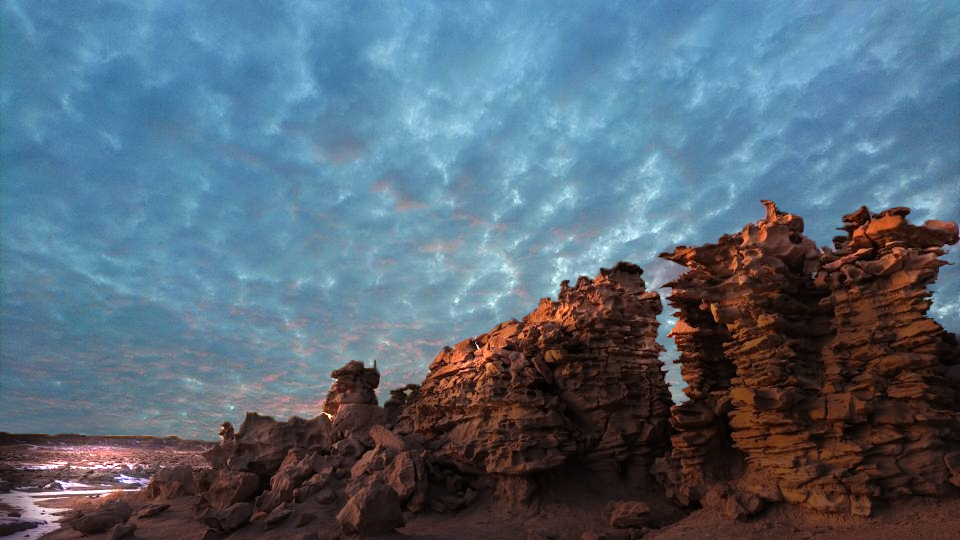
#> input picture Activity/canyon.png, 960 x 540 px
$ python Hystrogram.py
#> lines starting #> are read from the running program, lines starting #| are printed output that depends on the picture
import cv2 as cv
import numpy as np
from matplotlib import image, pyplot as plt

if __name__ == "__main__" :

    color = ('r','g','b')

    img = cv.cvtColor(cv.imread('canyon.png'), cv.COLOR_BGR2RGB);

    # Normal

    plt.subplot(221)
    plt.imshow(img)
    plt.title('Original Color Image')


    plt.subplot(222)
    for i, col in enumerate(color):
        histr = cv.calcHist([img], [i], None, [256], [0,256])
        # print(np.uint(histr))
        # print("=====")
        print(type(histr))
        plt.plot(histr, color = col)
        plt.xlim([0,256])
#> this loop made 3 passes
#| <class 'numpy.ndarray'>
#| <class 'numpy.ndarray'>
#| <class 'numpy.ndarray'>

    plt.title('Hist Original Image')

    # #Equalize Hist

    (R,G,B) = cv.split(img)
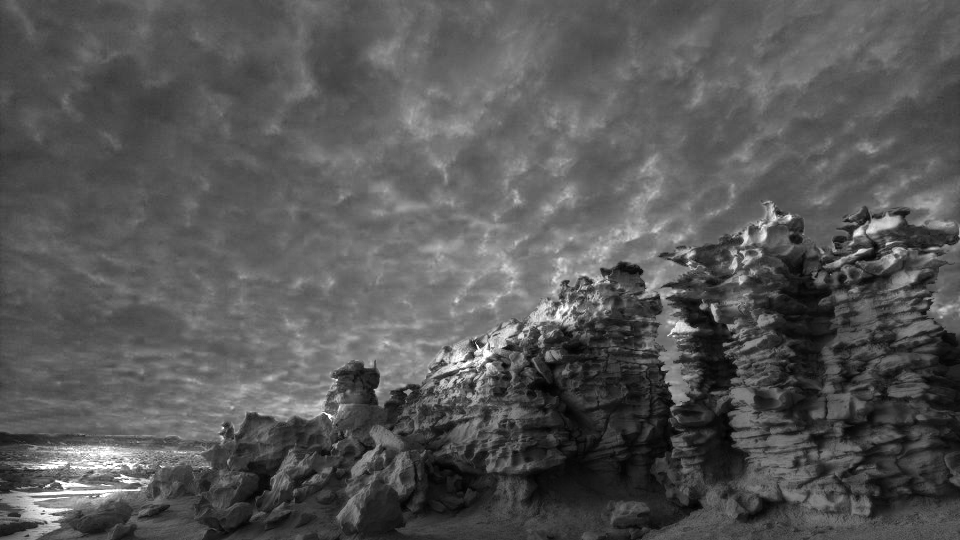
#> R: shape (540, 960); min 0, max 255, mean 86.7
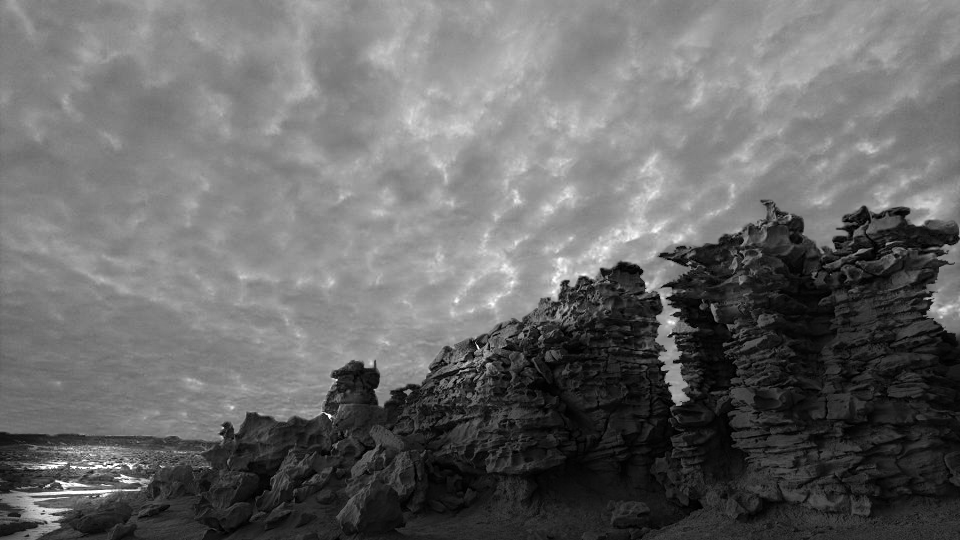
#> G: shape (540, 960); min 0, max 255, mean 104.2
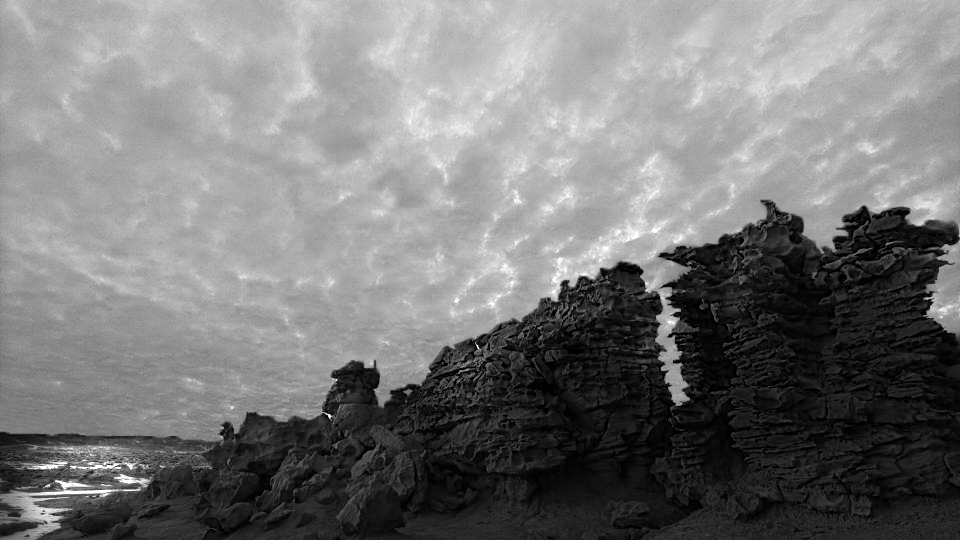
#> B: shape (540, 960); min 0, max 255, mean 119.9
    R_hist = cv.equalizeHist(R)
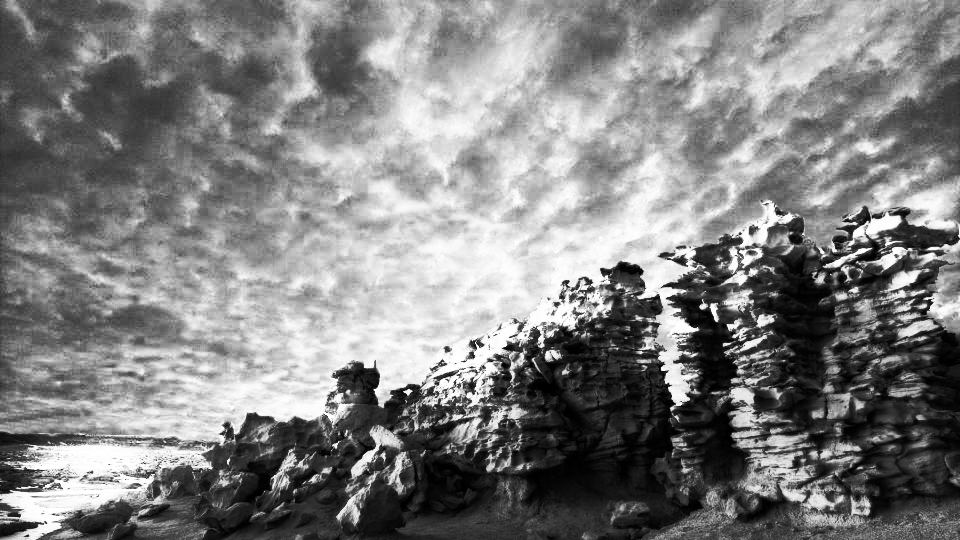
#> R_hist: shape (540, 960); min 0, max 255, mean 128.7
    G_hist = cv.equalizeHist(G)
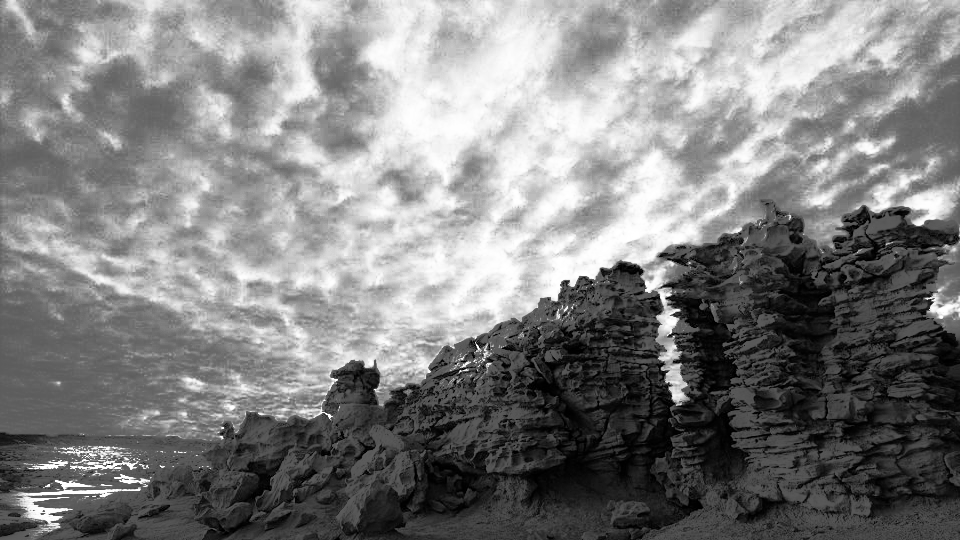
#> G_hist: shape (540, 960); min 0, max 255, mean 128.4
    B_hist = cv.equalizeHist(B)
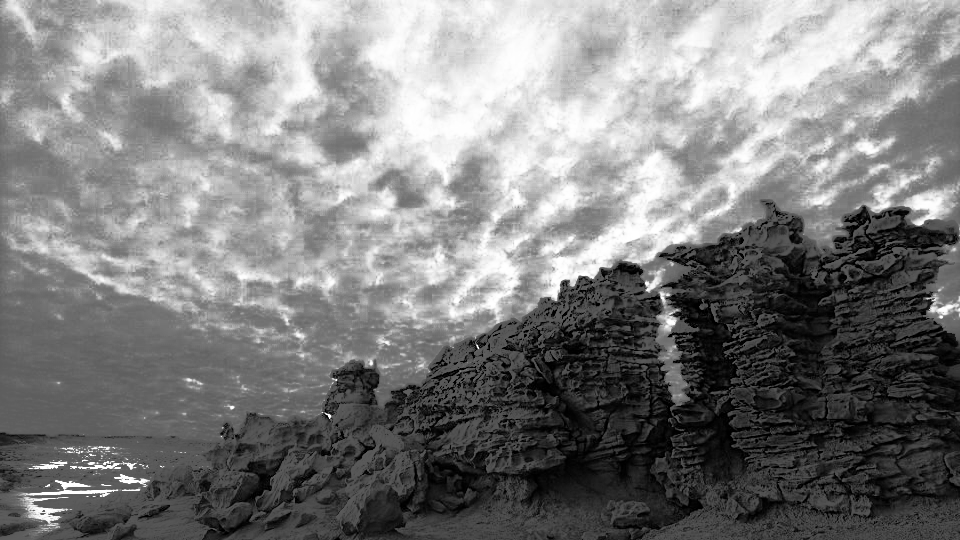
#> B_hist: shape (540, 960); min 0, max 255, mean 127.3

    # [14 lines of commented-out code are left out]

    plt.tight_layout()
    plt.show()
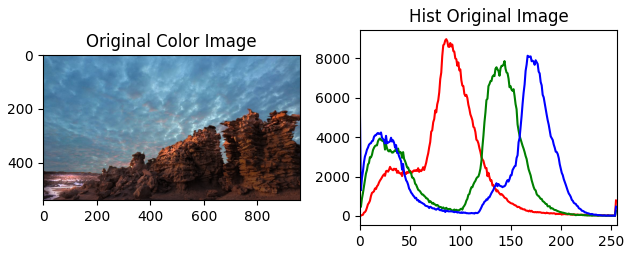
#> figure drawn by matplotlib, 2 panels; panel 2: curve peaks at x = 86, y = 8963; panel 2: curve peaks at x = 144, y = 7853; panel 2: curve peaks at x = 167, y = 8123

$ run again, with Activity/Swing.png copied over Activity/canyon.png
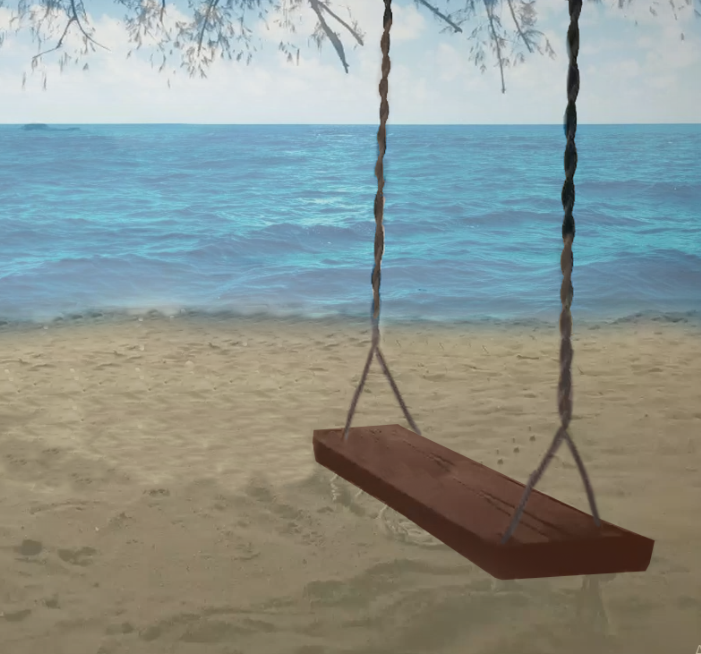
#> input picture Activity/Swing.png, 701 x 654 px
#> the loop `for i, col in enumerate(color):` made 3 passes
#| <class 'numpy.ndarray'>
#| <class 'numpy.ndarray'>
#| <class 'numpy.ndarray'>
#> `B_hist = cv.equalizeHist(B)`:
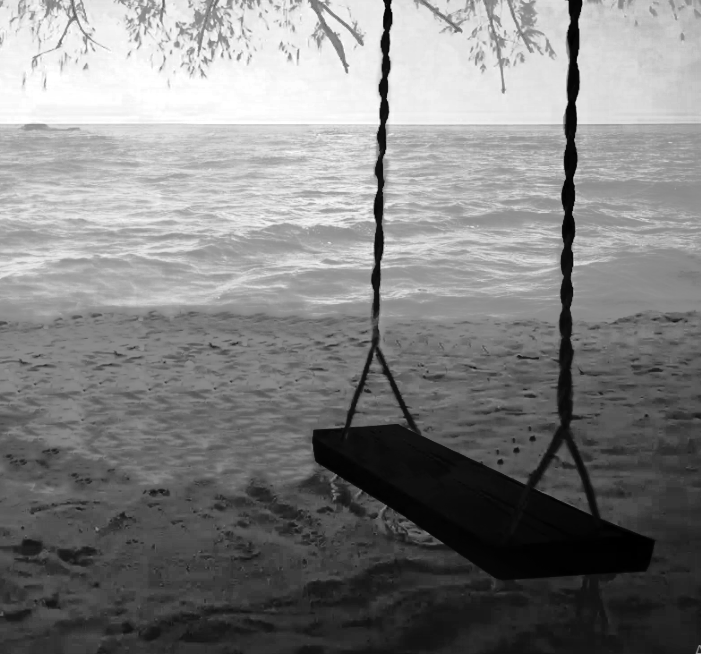
#> B_hist: shape (654, 701); min 0, max 255, mean 128.4
#> `plt.show()`:
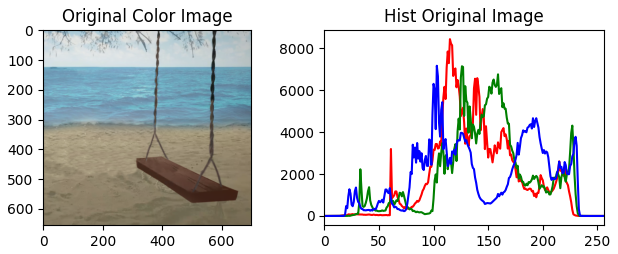
#> figure drawn by matplotlib, 2 panels; panel 2: curve peaks at x = 115, y = 8442; panel 2: curve peaks at x = 126, y = 7148; panel 2: curve peaks at x = 103, y = 7172
